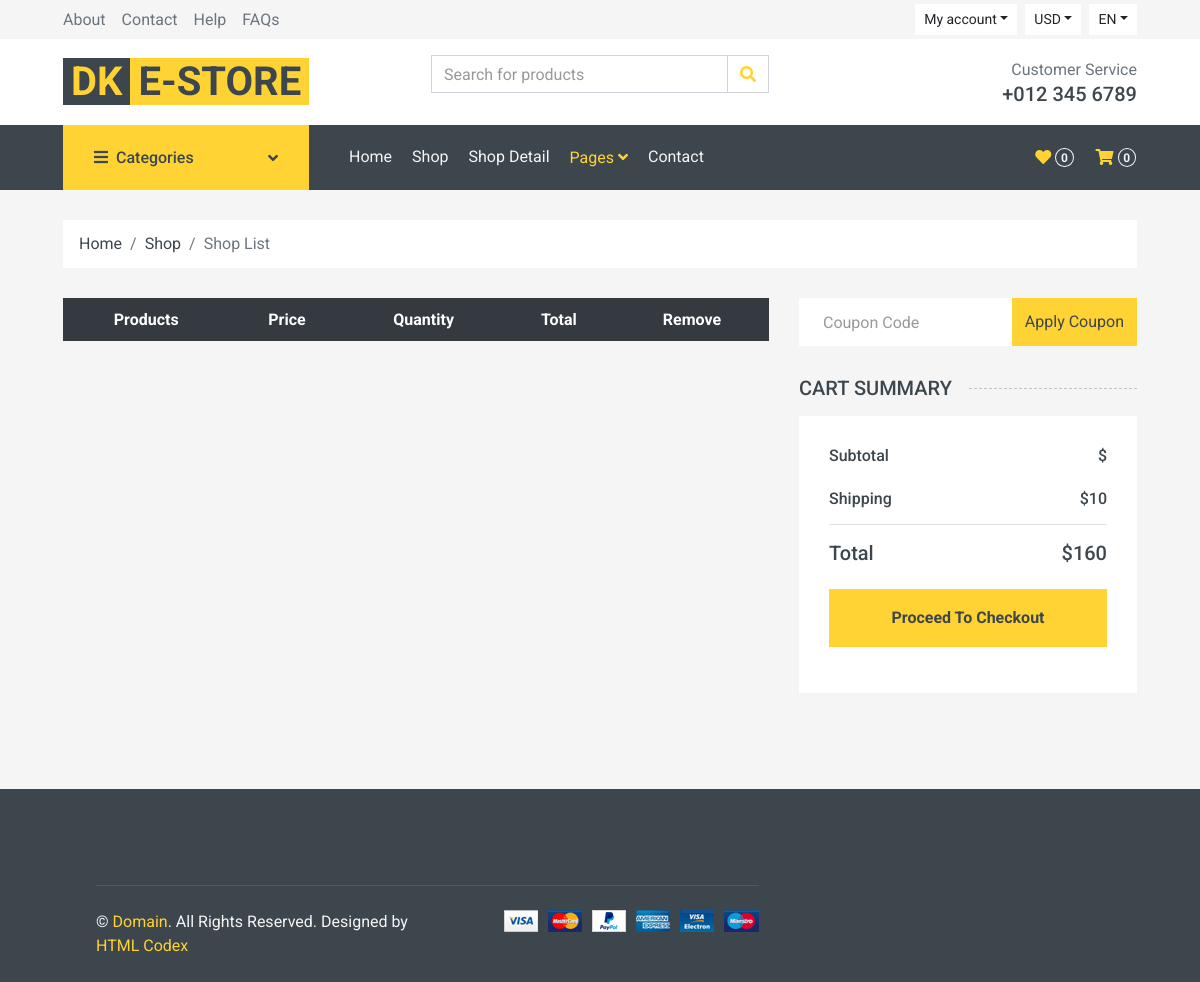
Page /logged/cart/ft/1/ on the earlier database version.
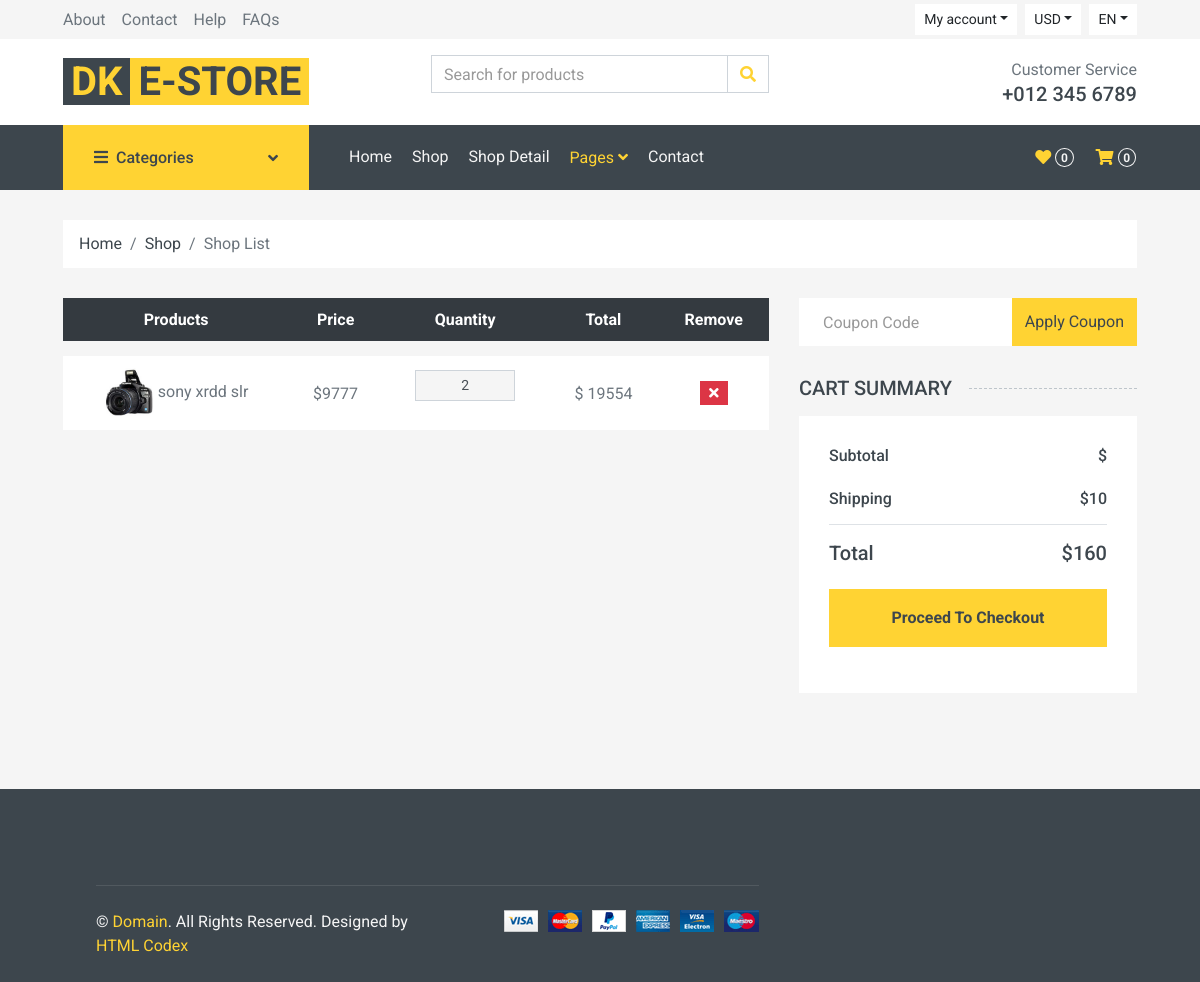
Same page on the later database version.
### cart/models.py (models this page shows)
class cart(models.Model):
    pro_name = models.CharField(max_length=150)
    pro_desc = models.TextField()
    pro_cate = models.ForeignKey(mok.category, on_delete=models.CASCADE, null=True)
    pro_img = models.ImageField(upload_to='leatest_products', null=True)
    pro_sizes = models.IntegerField(null=True)
    pro_colors = models.CharField(max_length=150,null=True)
    pro_price = models.IntegerField(null=True)
    pro_stock = models.IntegerField(null=True)
    person_id = models.CharField(null=True,max_length=150)
    count = models.IntegerField(null=True,default=1)
    pro_type = models.CharField(max_length=50 ,null=True)

### cart/views.py (the view)
# urls.py: path('<str:uname>/<int:pro_price>/', views.after_count, name="after_name")
def after_count(request, uname, pro_price):
    items = user.cart.objects.filter(person_id=uname)
    if request.method == 'POST':
        ct = request.POST['count']
        aa = user.cart.objects.get(pro_price=pro_price)
        aa.count = ct
        aa.save()
    return render(request, 'cart.html',{'uname':uname, 'pr':items})

### templates/cart.html (shortened to what this page needs)
{% extends 'base.html' %}
{% load static %}
{% load mathfilters %}
{% block cart %}
    <div class="container-fluid bg-dark mb-30">
        <div class="row px-xl-5">
            <div class="col-lg-3 d-none d-lg-block">
                <a class="btn d-flex align-items-center justify-content-between bg-primary w-100" data-toggle="collapse" href="#navbar-vertical" style="height: 65px; padding: 0 30px;">
                    <h6 class="text-dark m-0"><i class="fa fa-bars mr-2"></i>Categories</h6>
                    <i class="fa fa-angle-down text-dark"></i>
                </a>
            </div>
            <div class="col-lg-9">
                <nav class="navbar navbar-expand-lg bg-dark navbar-dark py-3 py-lg-0 px-0">
                    <div class="collapse navbar-collapse justify-content-between" id="navbarCollapse">
                        <div class="navbar-nav mr-auto py-0">
                            {% if uname %}
                            <a href="/logged/{{uname}}" class="nav-item nav-link">Home</a>
                            {% else %}
                            <a href="/" class="nav-item nav-link">Home</a>
                            {% endif %}
                            {% if uname %}
                            <a href="/logged/more_products_log/{{uname}}" class="nav-item nav-link">Shop</a>
                            {% else %}
                            <a href="/more_products/" class="nav-item nav-link">Shop</a>
                            {% endif %}
                            <a href="" class="nav-item nav-link">Shop Detail</a>
                            <div class="nav-item dropdown">
                                <a href="#" class="nav-link dropdown-toggle active" data-toggle="dropdown">Pages <i class="fa fa-angle-down mt-1"></i></a>
                            </div>
                            <a href="contact.html" class="nav-item nav-link">Contact</a>
                        </div>
                        <div class="navbar-nav ml-auto py-0 d-none d-lg-block">
                            <a href="" class="btn px-0">
                                <i class="fas fa-heart text-primary"></i>
                                <span class="badge text-secondary border border-secondary rounded-circle" style="padding-bottom: 2px;">0</span>
                            </a>
                            <a href="" class="btn px-0 ml-3">
                                <i class="fas fa-shopping-cart text-primary"></i>
                                <span class="badge text-secondary border border-secondary rounded-circle" style="padding-bottom: 2px;">0</span>
                            </a>
                        </div>
                    </div>
                </nav>
            </div>
        </div>
    </div>
    <div class="container-fluid">
        <div class="row px-xl-5">
            <div class="col-12">
                <nav class="breadcrumb bg-light mb-30">
                    {% if uname %}
                    <a class="breadcrumb-item text-dark" href="/logged/{{uname}}">Home</a>
                    {% else %}
                    <a class="breadcrumb-item text-dark" href="/">Home</a>
                    {% endif %}
                    {% if uname %}
                    <a class="breadcrumb-item text-dark" href="/logged/more_products_log/{{uname}}">Shop</a>
                    {% else %}
                    <a class="breadcrumb-item text-dark" href="/more_products_log/">Shop</a>
                    {% endif %}
                    <span class="breadcrumb-item active">Shop List</span>
                </nav>
            </div>
        </div>
    </div>
    <div class="container-fluid">
        <div class="row px-xl-5">
            <div class="col-lg-8 table-responsive mb-5">
                <table class="table table-light table-borderless table-hover text-center mb-0">
                    <thead class="thead-dark">
                        <tr>
                            <th>Products</th>
                            <th>Price</th>
                            <th>Quantity</th>
                            <th>Total</th>
                            <th>Remove</th>
                        </tr>
                    </thead>
                    <tbody class="align-middle">
                        {% for i in pr %}
                        <tr>
                            <td class="align-middle"><img src="{{i.pro_img.url}}" alt="" style="width: 50px;"> {{i.pro_name}}</td>
                            <td class="align-middle">${{i.pro_price}}</td>
                            <td class="align-middle">
                                <div class="input-group quantity mx-auto" style="width: 100px;">
                                    <div class="input-group-field">
                                        <form action="/logged/cart/{{uname}}/{{i.pro_price}}/" method="POST">
                                            <input type="text" name="count" class="form-control form-control-sm bg-secondary border-2 text-center" value="{{i.count}}">
                                        </form>
                                    </div>
                                </div>
                            </td>
                                <td class="align-middle">$ {{i.count|mul:i.pro_price}}</td>
                            <td class="align-middle">
                            <a href="/logged/cart/{{i.id}}/{{uname}}">
                                <button class="btn btn-sm btn-danger">
                                    <i class="fa fa-times"></i>
                                </button>
                            </a>
                            </td>
                        </tr>
                        {% endfor %}
                    </tbody>
                </table>
            </div>
            <div class="col-lg-4">
                <form class="mb-30" action="">
                    <div class="input-group">
                        <input type="text" class="form-control border-0 p-4" placeholder="Coupon Code">
                        <div class="input-group-append">
                            <button class="btn btn-primary">Apply Coupon</button>
                        </div>
                    </div>
                </form>
                <h5 class="section-title position-relative text-uppercase mb-3"><span class="bg-secondary pr-3">Cart Summary</span></h5>
                <div class="bg-light p-30 mb-5">
                    <div class="border-bottom pb-2">
                        <div class="d-flex justify-content-between mb-3">
                            <h6>Subtotal</h6>
                            <h6>$</h6>
                        </div>
                        <div class="d-flex justify-content-between">
                            <h6 class="font-weight-medium">Shipping</h6>
                            <h6 class="font-weight-medium">$10</h6>
                        </div>
                    </div>
                    <div class="pt-2">
                        <div class="d-flex justify-content-between mt-2">
                            <h5>Total</h5>
                            <h5>$160</h5>
                        </div>
                        <a href="/logged/billing/{{uname}}" style="text-decoration:none;"><button class="btn btn-block btn-primary font-weight-bold my-3 py-3">Proceed To Checkout</button><a/>
                    </div>
                </div>
            </div>
        </div>
    </div>
{% endblock cart %}

### templates/base.html (shortened to what this page needs)
{% load static %}
{% block sign %}
<html lang="en">
<head>
    <link href="https://cdnjs.cloudflare.com/ajax/libs/font-awesome/5.10.0/css/all.min.css" rel="stylesheet">
    <link rel="stylesheet" href="https://cdnjs.cloudflare.com/ajax/libs/animate.css/4.1.1/animate.min.css" />
    <link rel="stylesheet" href="https://cdnjs.cloudflare.com/ajax/libs/OwlCarousel2/2.3.4/assets/owl.carousel.min.css" />
    <link href="{% static 'css/style.css' %}" rel="stylesheet">
</head>
<body>
     <div class="container-fluid">
        <div class="row bg-secondary py-1 px-xl-5">
            <div class="col-lg-6 d-none d-lg-block">
                <div class="d-inline-flex align-items-center h-100">
                    <a class="text-body mr-3" href="">About</a>
                    <a class="text-body mr-3" href="">Contact</a>
                    <a class="text-body mr-3" href="">Help</a>
                    <a class="text-body mr-3" href="">FAQs</a>
                </div>
            </div>
            <div class="col-lg-6 text-center text-lg-right">
                <div class="d-inline-flex align-items-center">
                    <div class="btn-group">
                        <button type="button" class="btn btn-sm btn-light dropdown-toggle" data-toggle="dropdown">My account</button>
                    </div>
                    <div class="btn-group mx-2">
                        <button type="button" class="btn btn-sm btn-light dropdown-toggle" data-toggle="dropdown">USD</button>
                    </div>
                    <div class="btn-group">
                        <button type="button" class="btn btn-sm btn-light dropdown-toggle" data-toggle="dropdown">EN</button>
                    </div>
                </div>
            </div>
        </div>
        <div class="row align-items-center bg-light py-3 px-xl-5 d-none d-lg-flex">
            <div class="col-lg-4">
                <a href="" class="text-decoration-none">
                    <span class="h1 text-uppercase text-primary bg-dark px-2">DK</span>
                    <span class="h1 text-uppercase text-dark bg-primary px-2 ml-n1">E-store</span>
                </a>
            </div>
            <div class="col-lg-4 col-6 text-left">
                <form action="">
                    <div class="input-group">
                        <input type="text" class="form-control" placeholder="Search for products">
                        <div class="input-group-append">
                            <span class="input-group-text bg-transparent text-primary">
                                <i class="fa fa-search"></i>
                            </span>
                        </div>
                    </div>
                </form>
            </div>
            <div class="col-lg-4 col-6 text-right">
                <p class="m-0">Customer Service</p>
                <h5 class="m-0">+012 345 6789</h5>
            </div>
        </div>
    </div>
    {% block cart %}
    {% endblock cart %}
    <div class="container-fluid bg-dark text-secondary mt-5 pt-5">
        <div class="row px-xl-5 pt-5">
        <div class="row border-top mx-xl-5 py-4" style="border-color: rgba(256, 256, 256, .1) !important;">
            <div class="col-md-6 px-xl-0">
                <p class="mb-md-0 text-center text-md-left text-secondary">
                    &copy; <a class="text-primary" href="#">Domain</a>. All Rights Reserved. Designed
                    by
                    <a class="text-primary" href="https://htmlcodex.com">HTML Codex</a>
                </p>
            </div>
            <div class="col-md-6 px-xl-0 text-center text-md-right">
                <img class="img-fluid" src="{% static 'img/payments.png' %}" alt="">
            </div>
        </div>
    </div>
</body>
</html>
{% endblock sign %}

Differences in the rows shown:
added cart: pro_img (picture), pro_name "sony xrdd slr", pro_price "9777", count "2", count|mul "19554"
